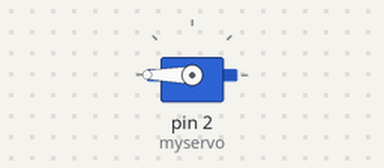
The sketch below on a simulated Arduino Uno, built with avr-gcc and run on an emulated ATmega328P. On the bench: servo.

Above: at 0.1 s.
At 1.1 s:
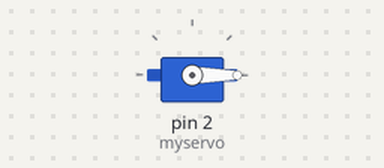
Timing chart, 0 to 2.6 s (numbered marks = the images above):
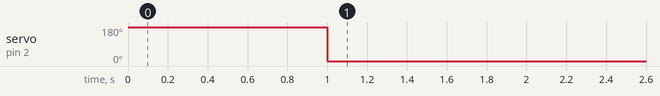

The sketch:

servo_zero.ino
```cpp
#include <Servo.h>

Servo myservo;  // create servo object to control a servo
// twelve servo objects can be created on most boards

int pos = 0;    // variable to store the servo position

void setup() {
  myservo.attach(2,500, 2500);  // attaches the servo on pin 9 to the servo object
  myservo.write(180);
  delay(1000);
  myservo.write(0);

}

void loop() {
}
```

Measured:
- by itself, servo on pin 2 (myservo): 180° → 0° at 1.0 s
